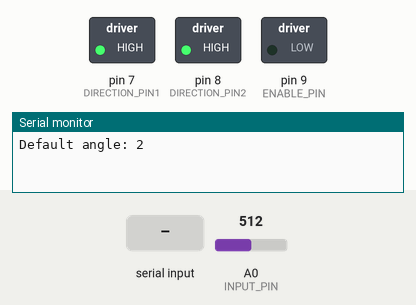
The sketch below on a simulated Arduino Uno, built with avr-gcc and run on an emulated ATmega328P. On the bench: switched loads named in the sketch (green lamp = pin HIGH), the last lines printed to the serial monitor. Inputs (shaded band) come from the test bench; at power-on: A0 (INPUT_PIN) = 512.

Above: at 1.2 s.
1.3 s: "ANGLE \n" received over Serial
At 1.7 s:
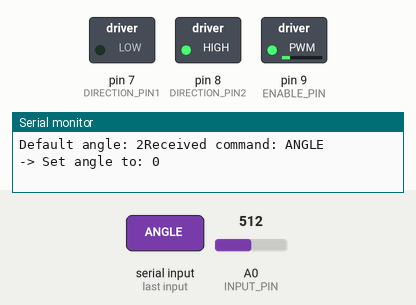
2.8 s: A0 (INPUT_PIN) set to 309
4.3 s: A0 (INPUT_PIN) set to 281
At 4.9 s:
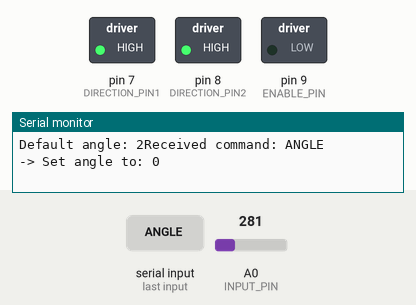
5.8 s: A0 (INPUT_PIN) set to 306
At 7.0 s:
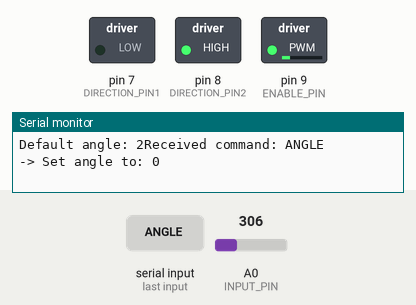
7.3 s: A0 (INPUT_PIN) set to 230
At 8.3 s:
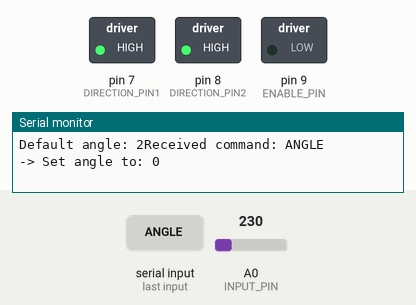
Timing chart, 0 to 10.3 s (numbered marks = the images above; inputs shaded):
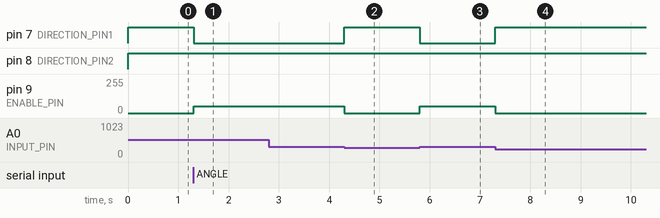

Measured:
- the behaviour switches between 299 and 298 on A0 (INPUT_PIN) (found by bisection; images 1 and 2)
- after the input at 1.3 s, pin 7 (DIRECTION_PIN1): HIGH → LOW at once; pin 9 (ENABLE_PIN): 0/255 → 50/255 at once
- after the input at 2.8 s, every drawn part: stays the same
- after the input at 4.3 s, pin 7 (DIRECTION_PIN1): LOW → HIGH at once; pin 9 (ENABLE_PIN): 50/255 → 0/255 at once
- after the input at 5.8 s, pin 7 (DIRECTION_PIN1): HIGH → LOW at once; pin 9 (ENABLE_PIN): 0/255 → 50/255 at once
- after the input at 7.3 s, pin 7 (DIRECTION_PIN1): LOW → HIGH at once; pin 9 (ENABLE_PIN): 50/255 → 0/255 at once

The sketch:

SiegeOS.ino
```cpp
#include "MotorController.h"

MotorController motorController;

void setup() {
  motorController.begin();
}

void loop() {
  motorController.adjustAngle();
}
```

DisplayController.cpp
```cpp
#include "DisplayController.h"

DisplayController::DisplayController(){
}

void DisplayController::begin()
{
  crystalDisplay.begin();
  potentiometer.begin();
  bluetooth.begin(potentiometer.getMaxAngle());
}

void DisplayController::displayAngle()
{
  bluetooth.listenForCommands();

  crystalDisplay.printAngle(bluetooth.getAngle(), potentiometer.getAngle());
}
```

DisplayController.h
```cpp
#ifndef DisplayController_H
#define DisplayController_H

#include <Arduino.h>
#include "DisplayDriver.h"
#include "Potentiometer.h"
#include "BluetoothDriver.h"

class DisplayController {
public:
  DisplayController();
  void begin();
  void displayAngle();

private:
  Bluetooth bluetooth;
  Potentiometer potentiometer;
  CrystalDisplay crystalDisplay;
};

#endif
```

MotorController.cpp
```cpp
#include "MotorController.h"

MotorController::MotorController() {}

void MotorController::begin()
{
  potentiometer.begin();
  bluetooth.begin(potentiometer.getMaxAngle());
  L293D.begin();
}

void MotorController::adjustAngle()
{
  bluetooth.listenForCommands();

  byte curAngle = bluetooth.getAngle();
  byte motorAngle = potentiometer.getAngle();

  if (curAngle > motorAngle) {
    L293D.runMotor(L293D::Forward(), L293D::Enabled(), L293D::getDefaultSpeed());
  }
  else if (curAngle < motorAngle) {
    L293D.runMotor(L293D::Backward(), L293D::Enabled(), L293D::getDefaultSpeed());
  }
  else {
    L293D.runMotor(L293D::Stop(), L293D::Disabled(), L293D::getDefaultSpeed());
  }

  // Serial.print(curAngle);
  // Serial.print("  ");
  // Serial.println(motorAngle);
}
```

MotorController.h
```cpp
#ifndef MotorController_H
#define MotorController_H

#include <Arduino.h>
#include "MotorDriver.h"
#include "Potentiometer.h"
#include "BluetoothDriver.h"

class MotorController {
public:
  MotorController();
  void begin();
  void adjustAngle();

private:
  Bluetooth bluetooth;
  Potentiometer potentiometer;
  L293D L293D;
};

#endif
```

Potentiometer.cpp
```cpp
#include "Potentiometer.h"

Potentiometer::Potentiometer() {
}

void Potentiometer::begin() {
  Serial.begin(9600);
}

byte Potentiometer::getAngle() {
  int inputValue = analogRead(INPUT_PIN);
  float rawAngle = (inputValue / 1023.0) * MAX_ANGLE;

  rawAngle = constrain(rawAngle, SAFETY_MIN, SAFETY_MAX);

  float normalized = (rawAngle - SAFETY_MIN) / (SAFETY_MAX - SAFETY_MIN);
  float scaledAngle = normalized * OUTPUT_MAX;

  return (byte)scaledAngle;
}

byte Potentiometer::getMaxAngle() {
  return OUTPUT_MAX;
}
```

Potentiometer.h
```cpp
#ifndef Potentiometer_H
#define Potentiometer_H

#include <Arduino.h>

class Potentiometer {
public:
  Potentiometer();
  void begin();
  byte getAngle();
  byte getMaxAngle();

private:
  // Constants for potentiometer calibration
  static constexpr byte MAX_ANGLE = 240;   // Total rotational angle of potentiometer (degrees)
  static constexpr byte SAFETY_MIN = 40;   // Minimum safe angle
  static constexpr byte SAFETY_MAX = 190;  // Maximum safe angle
  static constexpr byte OUTPUT_MAX = 5;    // Scaled output range
  static constexpr byte INPUT_PIN = A0;    // Analog input pin for potentiometer
};

#endif
```

BluetoothDriver.cpp
```cpp
#include "BluetoothDriver.h"

Bluetooth::Bluetooth() {
}

void Bluetooth::begin(byte outputMax)
{
  Serial.begin(9600);

  maxAngle = outputMax;
  curAngle = maxAngle / 2;

  Serial.print("Default angle: ");
  Serial.print(curAngle);
}

void Bluetooth::handleCommand(char* cmd) {
  Serial.print("Received command: ");
  Serial.println(cmd);

  if (strcmp(cmd, "FIRE") == 0) {
    Serial.println("-> Firing!");

  } else if (strcmp(cmd, "WINDUP") == 0) {
    Serial.println("-> Winding up...");

  } else if (strncmp(cmd, "ANGLE ", 6) == 0) {
  int angleInput = atoi(cmd + 6);

  if (angleInput < 0 || angleInput > maxAngle) {
    Serial.print("-> Angle out of bounds: ");
    Serial.println(angleInput);
    curAngle = maxAngle / 2;
  } else {
    curAngle = angleInput;
    Serial.print("-> Set angle to: ");
    Serial.println(curAngle);
  }

  } else {
    Serial.println("-> Unknown command");
  }
}

void Bluetooth::listenForCommands() {
  while (Serial.available()) {
    char c = Serial.read();

    if (c == '\n') {
      inputBuffer[bufferIndex] = '\0';  // Null-terminate the string

      handleCommand(inputBuffer);

      // Reset buffer for next message
      bufferIndex = 0;
    } else if (c != '\r') {
      if (bufferIndex < BUFFER_SIZE - 1) {
        inputBuffer[bufferIndex++] = c;
      } else {
        bufferIndex = 0;  // Reset on overflow
        Serial.println("Error: input too long");
      }
    }
  }
}

byte Bluetooth::getAngle(){
  return curAngle;
}

// int test() {
//   while (Serial.available()) {
//     char c = Serial.read();

//     if (c == '\n') {
//       inputBuffer[bufferIndex] = '\0';  // Null-terminate the string

//       // Handle the command
//       handleCommand(inputBuffer);

//       // Reset buffer for next message
//       bufferIndex = 0;
//     } else if (c != '\r') {
//       if (bufferIndex < BUFFER_SIZE - 1) {
//         inputBuffer[bufferIndex++] = c;
//       } else {
//         bufferIndex = 0;  // Reset on overflow
//         Serial.println("Error: input too long");
//       }
//     }
//   }
// }
```

BluetoothDriver.h
```cpp
#ifndef BluetoothDriver_H
#define BluetoothDriver_H

#include <Arduino.h>

class Bluetooth {
  public:
    Bluetooth();                //Constructor

    void begin(byte outputMax);
    void listenForCommands();

    byte getAngle();

  private:
    static const byte BUFFER_SIZE = 32;
    char inputBuffer[BUFFER_SIZE];
    byte bufferIndex = 0;

    byte maxAngle;
    byte curAngle = 0;

    void handleCommand(char* cmd);
};

#endif
```

DisplayDriver.cpp
```cpp
#include "DisplayDriver.h"

const int rs = 12, en = 11, d4 = 5, d5 = 4, d6 = 3, d7 = 2;
LiquidCrystal lcd(rs, en, d4, d5, d6, d7);

CrystalDisplay::CrystalDisplay(){
}

void CrystalDisplay::begin() {
  lcd.begin(16, 2);
}

void CrystalDisplay::displayLine(byte row, __FlashStringHelper* label, byte angle)
{
  lcd.setCursor(0, row);
  lcd.print(label);
  lcd.print(angle);
  lcd.write(byte(223));
  lcd.print(F("    "));
}

void CrystalDisplay::printAngle(byte inputAngle, byte outputAngle) {
  displayLine(0, F("Input:  "), inputAngle);
  displayLine(1, F("Output: "), outputAngle);
}
```

DisplayDriver.h
```cpp
#ifndef DisplayDriver_H
#define DisplayDriver_H

#include <LiquidCrystal.h>
#include <Arduino.h>

class CrystalDisplay {
public:
  CrystalDisplay();
  void begin();
  void printAngle(byte inputAngle, byte outputAngle);

  private:
  void CrystalDisplay::displayLine(byte row, __FlashStringHelper* label, byte angle);
};

#endif
```

MotorDriver.cpp
```cpp
#include "MotorDriver.h"

L293D::L293D(){
}

void L293D::begin()
{
  pinMode(ENABLE_PIN, OUTPUT);
  pinMode(DIRECTION_PIN1, OUTPUT);
  pinMode(DIRECTION_PIN2, OUTPUT);
}

void L293D::runMotor(byte direction, int enabled, byte speed) {
  if (enabled == DISABLED) {
    digitalWrite(DIRECTION_PIN1, HIGH);
    digitalWrite(DIRECTION_PIN2, HIGH);
    analogWrite(ENABLE_PIN, 0);
    return;
  }

  switch (direction) {
    case FOREWARD:
      digitalWrite(DIRECTION_PIN1, HIGH);
      digitalWrite(DIRECTION_PIN2, LOW);
      break;
    case BACKWARDS:
      digitalWrite(DIRECTION_PIN1, LOW);
      digitalWrite(DIRECTION_PIN2, HIGH);
      break;
    case BREAK:
      digitalWrite(DIRECTION_PIN1, HIGH);
      digitalWrite(DIRECTION_PIN2, HIGH);
      break;
    default:
      digitalWrite(DIRECTION_PIN1, LOW);
      digitalWrite(DIRECTION_PIN2, LOW);
      break;
  }
  analogWrite(ENABLE_PIN, speed);
}
```

MotorDriver.h
```cpp
#ifndef MotorDriver_H
#define MotorDriver_H

#include <Arduino.h>

class L293D{
  public:
    L293D();
    void begin();
    void runMotor(byte direction, int enabled, byte speed);

    static constexpr byte getDefaultSpeed() { return SPEED; }

    static constexpr byte Forward()  { return FOREWARD; }
    static constexpr byte Backward() { return BACKWARDS; }
    static constexpr byte Stop()     { return BREAK; }

    static constexpr int Enabled()   { return ENABLED; }
    static constexpr int Disabled()  { return DISABLED; }

  private:
    // H-Bridge connections
    static constexpr byte DIRECTION_PIN1 = 7;
    static constexpr byte DIRECTION_PIN2 = 8;
    static constexpr byte ENABLE_PIN     = 9;
    static constexpr byte SPEED          = 50;

    // Motor direction
    static constexpr byte FOREWARD       = 0;
    static constexpr byte BACKWARDS      = 1;
    static constexpr byte BREAK          = 2;

    // Motor state
    static constexpr int  ENABLED        = 1;
    static constexpr int  DISABLED       = -1;
};

#endif
```
